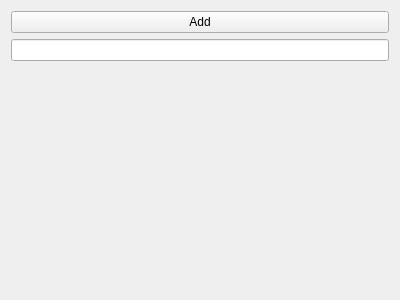
<?xml version="1.0" encoding="UTF-8"?>
<ui version="4.0">
 <class>test_proj</class>
 <widget class="QWidget" name="test_proj">
  <property name="geometry">
   <rect>
    <x>0</x>
    <y>0</y>
    <width>400</width>
    <height>300</height>
   </rect>
  </property>
  <property name="windowTitle">
   <string>Form</string>
  </property>
  <layout class="QVBoxLayout" name="verticalLayout_3">
   <item>
    <layout class="QVBoxLayout" name="verticalLayout_2">
     <item>
      <widget class="QPushButton" name="additem_btn">
       <property name="text">
        <string>Add</string>
       </property>
      </widget>
     </item>
     <item>
      <widget class="QLineEdit" name="name_le"/>
     </item>
     <item>
      <layout class="QVBoxLayout" name="items_ly">
       <item>
        <spacer name="verticalSpacer">
         <property name="orientation">
          <enum>Qt::Vertical</enum>
         </property>
         <property name="sizeHint" stdset="0">
          <size>
           <width>20</width>
           <height>40</height>
          </size>
         </property>
        </spacer>
       </item>
      </layout>
     </item>
    </layout>
   </item>
  </layout>
 </widget>
 <resources/>
 <connections/>
</ui>
